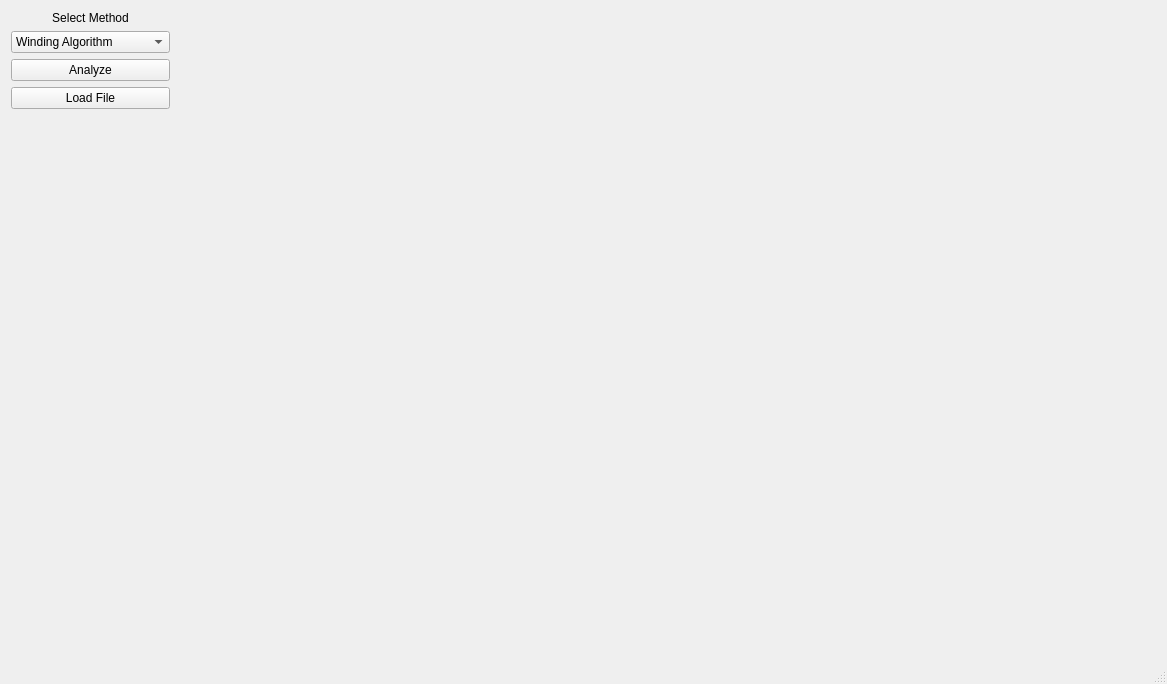
<?xml version="1.0" encoding="UTF-8"?>
<ui version="4.0">
 <class>Widgets</class>
 <widget class="QMainWindow" name="Widgets">
  <property name="geometry">
   <rect>
    <x>0</x>
    <y>0</y>
    <width>1167</width>
    <height>684</height>
   </rect>
  </property>
  <property name="windowTitle">
   <string>Widgets</string>
  </property>
  <widget class="QWidget" name="centralWidget">
   <layout class="QHBoxLayout" name="horizontalLayout">
    <item>
     <layout class="QVBoxLayout" name="verticalLayout">
      <item>
       <widget class="QLabel" name="label">
        <property name="text">
         <string>Select Method</string>
        </property>
        <property name="alignment">
         <set>Qt::AlignCenter</set>
        </property>
       </widget>
      </item>
      <item>
       <widget class="QComboBox" name="comboBox">
        <property name="sizePolicy">
         <sizepolicy hsizetype="Preferred" vsizetype="Fixed">
          <horstretch>0</horstretch>
          <verstretch>0</verstretch>
         </sizepolicy>
        </property>
        <item>
         <property name="text">
          <string>Winding Algorithm</string>
         </property>
        </item>
        <item>
         <property name="text">
          <string>Ray Crossing Algorithm</string>
         </property>
        </item>
       </widget>
      </item>
      <item>
       <widget class="QPushButton" name="pushButton_analyze">
        <property name="sizePolicy">
         <sizepolicy hsizetype="Preferred" vsizetype="Fixed">
          <horstretch>0</horstretch>
          <verstretch>0</verstretch>
         </sizepolicy>
        </property>
        <property name="text">
         <string>Analyze</string>
        </property>
       </widget>
      </item>
      <item>
       <widget class="QPushButton" name="pushButton_loadTxtFile">
        <property name="text">
         <string>Load File</string>
        </property>
       </widget>
      </item>
      <item>
       <spacer name="verticalSpacer">
        <property name="orientation">
         <enum>Qt::Vertical</enum>
        </property>
        <property name="sizeHint" stdset="0">
         <size>
          <width>20</width>
          <height>40</height>
         </size>
        </property>
       </spacer>
      </item>
     </layout>
    </item>
    <item>
     <widget class="draw" name="Canvas" native="true">
      <property name="sizePolicy">
       <sizepolicy hsizetype="Preferred" vsizetype="Preferred">
        <horstretch>1</horstretch>
        <verstretch>1</verstretch>
       </sizepolicy>
      </property>
      <property name="mouseTracking">
       <bool>false</bool>
      </property>
      <property name="styleSheet">
       <string notr="true"/>
      </property>
     </widget>
    </item>
   </layout>
  </widget>
  <widget class="QStatusBar" name="statusBar"/>
 </widget>
 <layoutdefault spacing="6" margin="11"/>
 <customwidgets>
  <customwidget>
   <class>draw</class>
   <extends>QWidget</extends>
   <header location="global">draw.h</header>
   <container>1</container>
  </customwidget>
 </customwidgets>
 <resources/>
 <connections/>
</ui>
